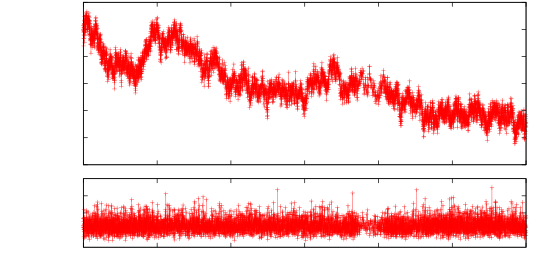

Write gnuplot code to recreate this figure.
clear
reset
file = "laserstabilitaet_c_iScan"
datafile = sprintf('../dat/%s.dat',file)

starttime = 506609785

set term push
set term epslatex color 10 size 14cm, 7cm
set out sprintf('%s.tex',file)
set multiplot



#set fit errorvariables
#set dummy f
#f(x)=a*x+b
#b=14
#a=0.02
#fit f(x) datafile using 1:2:3 via a,b
#set label 1 sprintf('$\chi^2_{\mathrm{red}} = %.4f$',FIT_WSSR/FIT_NDF) at graph 0.90, 0.90


set origin 0, 0.4
set size 1, 0.6
set bmargin 0
set tmargin 0.2
set lmargin 10
unset key
unset xlabel
set format x ""
#set xlabel 'Zeit [min]'
set ylabel 'relative Frequenz [MHz]' 0,1
set samples 100000
set xrange [0:120]
plot datafile using (($1-starttime)/60000):4 with linespoints


set origin 0, 0.0
set size 1, 0.4
set tmargin 1
set bmargin 2
set format x "%g"
unset key
set xlabel 'Zeit [min]' 0,0.5
set ylabel 'Jitter [MHz]' 1,0
set ytic 0.5,0.5,1.5
set samples 100000
set xrange [0:120]
set yrange [0:2]
plot datafile using (($1-starttime)/60000):2 with linespoints

unset multiplot
unset out
